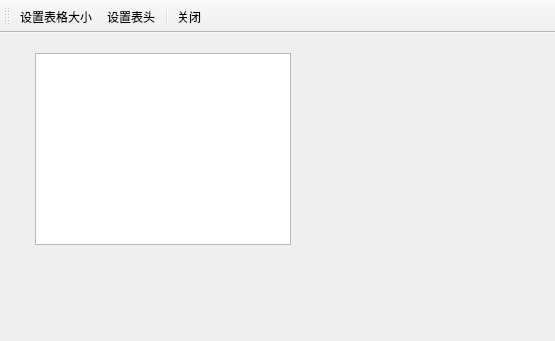
<?xml version="1.0" encoding="UTF-8"?>
<ui version="4.0">
 <class>QWFormTable</class>
 <widget class="QMainWindow" name="QWFormTable">
  <property name="geometry">
   <rect>
    <x>0</x>
    <y>0</y>
    <width>555</width>
    <height>341</height>
   </rect>
  </property>
  <property name="windowTitle">
   <string>Table数据</string>
  </property>
  <widget class="QWidget" name="centralwidget">
   <widget class="QTableView" name="tableView">
    <property name="geometry">
     <rect>
      <x>35</x>
      <y>20</y>
      <width>256</width>
      <height>192</height>
     </rect>
    </property>
    <property name="alternatingRowColors">
     <bool>true</bool>
    </property>
    <property name="selectionMode">
     <enum>QAbstractItemView::SingleSelection</enum>
    </property>
    <attribute name="verticalHeaderDefaultSectionSize">
     <number>25</number>
    </attribute>
   </widget>
  </widget>
  <widget class="QToolBar" name="toolBar">
   <property name="windowTitle">
    <string>toolBar</string>
   </property>
   <property name="toolButtonStyle">
    <enum>Qt::ToolButtonTextBesideIcon</enum>
   </property>
   <attribute name="toolBarArea">
    <enum>TopToolBarArea</enum>
   </attribute>
   <attribute name="toolBarBreak">
    <bool>false</bool>
   </attribute>
   <addaction name="actSetSize"/>
   <addaction name="actSetHeader"/>
   <addaction name="separator"/>
   <addaction name="actClose"/>
  </widget>
  <action name="actSetSize">
   <property name="icon">
    <iconset resource="res.qrc">
     <normaloff>:/icons/images/230.bmp</normaloff>:/icons/images/230.bmp</iconset>
   </property>
   <property name="text">
    <string>设置表格大小</string>
   </property>
   <property name="toolTip">
    <string>设置表格大小</string>
   </property>
  </action>
  <action name="actSetHeader">
   <property name="icon">
    <iconset resource="res.qrc">
     <normaloff>:/icons/images/516.bmp</normaloff>:/icons/images/516.bmp</iconset>
   </property>
   <property name="text">
    <string>设置表头</string>
   </property>
   <property name="toolTip">
    <string>设置表头文字</string>
   </property>
  </action>
  <action name="actClose">
   <property name="icon">
    <iconset resource="res.qrc">
     <normaloff>:/icons/images/132.bmp</normaloff>:/icons/images/132.bmp</iconset>
   </property>
   <property name="text">
    <string>关闭</string>
   </property>
   <property name="toolTip">
    <string>关闭本窗口</string>
   </property>
  </action>
 </widget>
 <resources>
  <include location="res.qrc"/>
 </resources>
 <connections>
  <connection>
   <sender>actClose</sender>
   <signal>triggered()</signal>
   <receiver>QWFormTable</receiver>
   <slot>close()</slot>
   <hints>
    <hint type="sourcelabel">
     <x>-1</x>
     <y>-1</y>
    </hint>
    <hint type="destinationlabel">
     <x>490</x>
     <y>257</y>
    </hint>
   </hints>
  </connection>
 </connections>
</ui>
